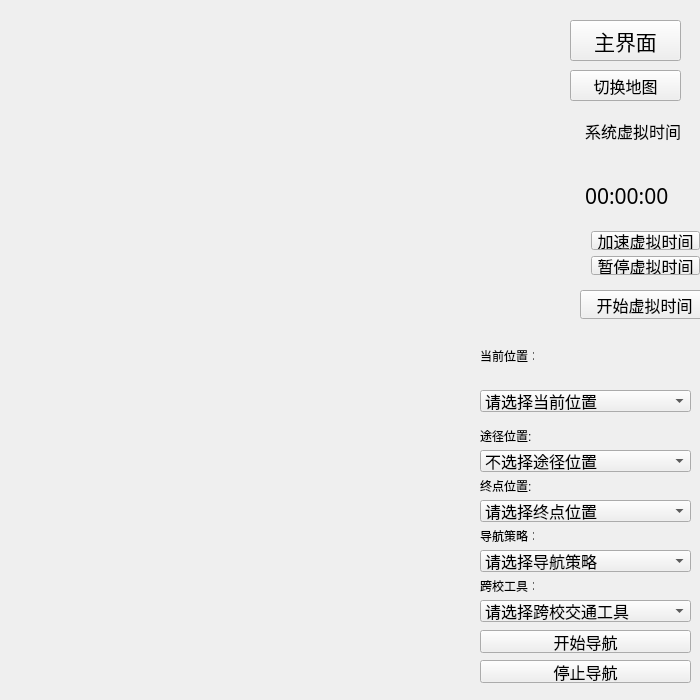
<?xml version="1.0" encoding="UTF-8"?>
<ui version="4.0">
 <class>QtSGSClass</class>
 <widget class="QWidget" name="QtSGSClass">
  <property name="geometry">
   <rect>
    <x>0</x>
    <y>0</y>
    <width>700</width>
    <height>700</height>
   </rect>
  </property>
  <property name="sizePolicy">
   <sizepolicy hsizetype="Preferred" vsizetype="Preferred">
    <horstretch>0</horstretch>
    <verstretch>0</verstretch>
   </sizepolicy>
  </property>
  <property name="minimumSize">
   <size>
    <width>700</width>
    <height>700</height>
   </size>
  </property>
  <property name="maximumSize">
   <size>
    <width>700</width>
    <height>700</height>
   </size>
  </property>
  <property name="windowTitle">
   <string>QtSGS</string>
  </property>
  <widget class="QLabel" name="TipInfo1">
   <property name="geometry">
    <rect>
     <x>480</x>
     <y>350</y>
     <width>54</width>
     <height>12</height>
    </rect>
   </property>
   <property name="font">
    <font>
     <pointsize>9</pointsize>
    </font>
   </property>
   <property name="text">
    <string>当前位置：</string>
   </property>
  </widget>
  <widget class="QComboBox" name="StartBox">
   <property name="geometry">
    <rect>
     <x>480</x>
     <y>390</y>
     <width>211</width>
     <height>22</height>
    </rect>
   </property>
   <property name="sizePolicy">
    <sizepolicy hsizetype="Preferred" vsizetype="Preferred">
     <horstretch>0</horstretch>
     <verstretch>0</verstretch>
    </sizepolicy>
   </property>
   <property name="sizeIncrement">
    <size>
     <width>0</width>
     <height>0</height>
    </size>
   </property>
   <property name="font">
    <font>
     <family>新宋体</family>
     <pointsize>12</pointsize>
    </font>
   </property>
   <item>
    <property name="text">
     <string>请选择当前位置</string>
    </property>
   </item>
   <item>
    <property name="text">
     <string>本部-北门</string>
    </property>
   </item>
   <item>
    <property name="text">
     <string>本部-学十公寓东门</string>
    </property>
   </item>
   <item>
    <property name="text">
     <string>本部-经管楼西门</string>
    </property>
   </item>
   <item>
    <property name="text">
     <string>本部-学十公寓西门</string>
    </property>
   </item>
   <item>
    <property name="text">
     <string>本部-学六公寓东门</string>
    </property>
   </item>
   <item>
    <property name="text">
     <string>本部-北邮科技酒店东门</string>
    </property>
   </item>
   <item>
    <property name="text">
     <string>本部-学十一公寓南门</string>
    </property>
   </item>
   <item>
    <property name="text">
     <string>本部-教九东门</string>
    </property>
   </item>
   <item>
    <property name="text">
     <string>本部-科研大楼北门</string>
    </property>
   </item>
   <item>
    <property name="text">
     <string>本部-青年教师公寓南门</string>
    </property>
   </item>
   <item>
    <property name="text">
     <string>本部-东北门</string>
    </property>
   </item>
   <item>
    <property name="text">
     <string>本部-学生活动中心西门</string>
    </property>
   </item>
   <item>
    <property name="text">
     <string>本部-学九公寓南门</string>
    </property>
   </item>
   <item>
    <property name="text">
     <string>本部-留学生公寓北门</string>
    </property>
   </item>
   <item>
    <property name="text">
     <string>本部-学十公寓南门</string>
    </property>
   </item>
   <item>
    <property name="text">
     <string>本部-青年公寓东门</string>
    </property>
   </item>
   <item>
    <property name="text">
     <string>本部-综合食堂西门</string>
    </property>
   </item>
   <item>
    <property name="text">
     <string>本部-综合食堂东门</string>
    </property>
   </item>
   <item>
    <property name="text">
     <string>本部-留学生公寓东门</string>
    </property>
   </item>
   <item>
    <property name="text">
     <string>本部-学生活动中心南门</string>
    </property>
   </item>
   <item>
    <property name="text">
     <string>本部-澡堂南门</string>
    </property>
   </item>
   <item>
    <property name="text">
     <string>本部-学苑超市北门</string>
    </property>
   </item>
   <item>
    <property name="text">
     <string>本部-联通营业厅南门</string>
    </property>
   </item>
   <item>
    <property name="text">
     <string>本部-图片社北门</string>
    </property>
   </item>
   <item>
    <property name="text">
     <string>本部-水房南门</string>
    </property>
   </item>
   <item>
    <property name="text">
     <string>本部-茗香吧北门</string>
    </property>
   </item>
   <item>
    <property name="text">
     <string>本部-锅炉房南门</string>
    </property>
   </item>
   <item>
    <property name="text">
     <string>本部-科研大楼南门</string>
    </property>
   </item>
   <item>
    <property name="text">
     <string>本部-学五公寓南门</string>
    </property>
   </item>
   <item>
    <property name="text">
     <string>本部-学八公寓南门</string>
    </property>
   </item>
   <item>
    <property name="text">
     <string>本部-MAAN咖啡西门</string>
    </property>
   </item>
   <item>
    <property name="text">
     <string>本部-教工餐厅东门</string>
    </property>
   </item>
   <item>
    <property name="text">
     <string>本部-心理健康中心西门</string>
    </property>
   </item>
   <item>
    <property name="text">
     <string>本部-主干道大电视</string>
    </property>
   </item>
   <item>
    <property name="text">
     <string>本部-学生食堂西门</string>
    </property>
   </item>
   <item>
    <property name="text">
     <string>本部-学苑书屋南门</string>
    </property>
   </item>
   <item>
    <property name="text">
     <string>本部-学十三公寓东门</string>
    </property>
   </item>
   <item>
    <property name="text">
     <string>本部-学三公寓北门</string>
    </property>
   </item>
   <item>
    <property name="text">
     <string>本部-学四公寓北门</string>
    </property>
   </item>
   <item>
    <property name="text">
     <string>本部-学生食堂南门</string>
    </property>
   </item>
   <item>
    <property name="text">
     <string>本部-保卫处南门</string>
    </property>
   </item>
   <item>
    <property name="text">
     <string>本部-图书馆西门</string>
    </property>
   </item>
   <item>
    <property name="text">
     <string>本部-篮球场西门</string>
    </property>
   </item>
   <item>
    <property name="text">
     <string>本部-商店泵房东门</string>
    </property>
   </item>
   <item>
    <property name="text">
     <string>本部-鸿通楼东门</string>
    </property>
   </item>
   <item>
    <property name="text">
     <string>本部-学一公寓南门</string>
    </property>
   </item>
   <item>
    <property name="text">
     <string>本部-学二公寓南门</string>
    </property>
   </item>
   <item>
    <property name="text">
     <string>本部-行政办公楼北门</string>
    </property>
   </item>
   <item>
    <property name="text">
     <string>本部-网球场南门</string>
    </property>
   </item>
   <item>
    <property name="text">
     <string>本部-体育馆北门</string>
    </property>
   </item>
   <item>
    <property name="text">
     <string>本部-学29公寓南门</string>
    </property>
   </item>
   <item>
    <property name="text">
     <string>本部-游泳馆北门</string>
    </property>
   </item>
   <item>
    <property name="text">
     <string>本部-东门</string>
    </property>
   </item>
   <item>
    <property name="text">
     <string>本部-财务后勤楼西门</string>
    </property>
   </item>
   <item>
    <property name="text">
     <string>本部-邮局-ATM东门</string>
    </property>
   </item>
   <item>
    <property name="text">
     <string>本部-教四楼西门</string>
    </property>
   </item>
   <item>
    <property name="text">
     <string>本部-教四楼东门</string>
    </property>
   </item>
   <item>
    <property name="text">
     <string>本部-体育馆西门</string>
    </property>
   </item>
   <item>
    <property name="text">
     <string>本部-教一楼西门</string>
    </property>
   </item>
   <item>
    <property name="text">
     <string>本部-教一楼东门</string>
    </property>
   </item>
   <item>
    <property name="text">
     <string>本部-教四楼南门</string>
    </property>
   </item>
   <item>
    <property name="text">
     <string>本部-教一楼南门</string>
    </property>
   </item>
   <item>
    <property name="text">
     <string>本部-科学会堂北门</string>
    </property>
   </item>
   <item>
    <property name="text">
     <string>本部-移动营业厅东门</string>
    </property>
   </item>
   <item>
    <property name="text">
     <string>本部-主楼西门</string>
    </property>
   </item>
   <item>
    <property name="text">
     <string>本部-西门</string>
    </property>
   </item>
   <item>
    <property name="text">
     <string>本部-科学会堂西门</string>
    </property>
   </item>
   <item>
    <property name="text">
     <string>本部-体育场西门</string>
    </property>
   </item>
   <item>
    <property name="text">
     <string>本部-教三楼北门</string>
    </property>
   </item>
   <item>
    <property name="text">
     <string>本部-教二楼北门</string>
    </property>
   </item>
   <item>
    <property name="text">
     <string>本部-停车坪东门</string>
    </property>
   </item>
   <item>
    <property name="text">
     <string>本部-教三楼西门</string>
    </property>
   </item>
   <item>
    <property name="text">
     <string>本部-教三楼东门</string>
    </property>
   </item>
   <item>
    <property name="text">
     <string>本部-教二楼东门</string>
    </property>
   </item>
   <item>
    <property name="text">
     <string>本部-教二楼西门</string>
    </property>
   </item>
   <item>
    <property name="text">
     <string>本部-校车车库东门</string>
    </property>
   </item>
   <item>
    <property name="text">
     <string>本部-创新中心南门</string>
    </property>
   </item>
   <item>
    <property name="text">
     <string>本部-中门邮局西门</string>
    </property>
   </item>
   <item>
    <property name="text">
     <string>本部-中门</string>
    </property>
   </item>
   <item>
    <property name="text">
     <string>本部-零一时光咖啡北门</string>
    </property>
   </item>
   <item>
    <property name="text">
     <string>本部-校医院南门</string>
    </property>
   </item>
   <item>
    <property name="text">
     <string>本部-南区超市东门</string>
    </property>
   </item>
   <item>
    <property name="text">
     <string>本部-明光楼出版社北门</string>
    </property>
   </item>
   <item>
    <property name="text">
     <string>本部-南门</string>
    </property>
   </item>
   <item>
    <property name="text">
     <string>沙河-学生公寓D2-E区北门</string>
    </property>
   </item>
   <item>
    <property name="text">
     <string>沙河-东配楼东门</string>
    </property>
   </item>
   <item>
    <property name="text">
     <string>沙河-教工食堂南门</string>
    </property>
   </item>
   <item>
    <property name="text">
     <string>沙河-学生食堂北门</string>
    </property>
   </item>
   <item>
    <property name="text">
     <string>沙河-综合办公楼南门</string>
    </property>
   </item>
   <item>
    <property name="text">
     <string>沙河-学生活动中心北门</string>
    </property>
   </item>
   <item>
    <property name="text">
     <string>沙河-超市西门</string>
    </property>
   </item>
   <item>
    <property name="text">
     <string>沙河-运动场东门</string>
    </property>
   </item>
   <item>
    <property name="text">
     <string>沙河-运营商-邮局ATM西门</string>
    </property>
   </item>
   <item>
    <property name="text">
     <string>沙河-西门</string>
    </property>
   </item>
   <item>
    <property name="text">
     <string>沙河-西门快递站南门</string>
    </property>
   </item>
   <item>
    <property name="text">
     <string>沙河-西门基建处南门</string>
    </property>
   </item>
   <item>
    <property name="text">
     <string>沙河-学生公寓ABCD1区南门</string>
    </property>
   </item>
   <item>
    <property name="text">
     <string>沙河-公共教学楼北门</string>
    </property>
   </item>
   <item>
    <property name="text">
     <string>沙河-教学实验综合楼北门</string>
    </property>
   </item>
   <item>
    <property name="text">
     <string>沙河-图书馆南门</string>
    </property>
   </item>
   <item>
    <property name="text">
     <string>沙河-图书馆咖啡厅南门</string>
    </property>
   </item>
   <item>
    <property name="text">
     <string>沙河-北学院楼南门</string>
    </property>
   </item>
   <item>
    <property name="text">
     <string>沙河-S1教室楼北门</string>
    </property>
   </item>
   <item>
    <property name="text">
     <string>沙河-信息楼S1-S5区东门</string>
    </property>
   </item>
   <item>
    <property name="text">
     <string>沙河-报告厅-校车处西门</string>
    </property>
   </item>
   <item>
    <property name="text">
     <string>沙河-S2、S3教室楼西门</string>
    </property>
   </item>
   <item>
    <property name="text">
     <string>沙河-南区食堂北门</string>
    </property>
   </item>
   <item>
    <property name="text">
     <string>沙河-南学院楼北门</string>
    </property>
   </item>
   <item>
    <property name="text">
     <string>沙河-Ⅲ区宿舍楼东门</string>
    </property>
   </item>
   <item>
    <property name="text">
     <string>沙河-南门</string>
    </property>
   </item>
  </widget>
  <widget class="QComboBox" name="EndBox">
   <property name="geometry">
    <rect>
     <x>480</x>
     <y>500</y>
     <width>211</width>
     <height>22</height>
    </rect>
   </property>
   <property name="font">
    <font>
     <family>新宋体</family>
     <pointsize>12</pointsize>
    </font>
   </property>
   <item>
    <property name="text">
     <string>请选择终点位置</string>
    </property>
   </item>
   <item>
    <property name="text">
     <string>本部-北门</string>
    </property>
   </item>
   <item>
    <property name="text">
     <string>本部-学十公寓东门</string>
    </property>
   </item>
   <item>
    <property name="text">
     <string>本部-经管楼西门</string>
    </property>
   </item>
   <item>
    <property name="text">
     <string>本部-学十公寓西门</string>
    </property>
   </item>
   <item>
    <property name="text">
     <string>本部-学六公寓东门</string>
    </property>
   </item>
   <item>
    <property name="text">
     <string>本部-北邮科技酒店东门</string>
    </property>
   </item>
   <item>
    <property name="text">
     <string>本部-学十一公寓南门</string>
    </property>
   </item>
   <item>
    <property name="text">
     <string>本部-教九东门</string>
    </property>
   </item>
   <item>
    <property name="text">
     <string>本部-科研大楼北门</string>
    </property>
   </item>
   <item>
    <property name="text">
     <string>本部-青年教师公寓南门</string>
    </property>
   </item>
   <item>
    <property name="text">
     <string>本部-东北门</string>
    </property>
   </item>
   <item>
    <property name="text">
     <string>本部-学生活动中心西门</string>
    </property>
   </item>
   <item>
    <property name="text">
     <string>本部-学九公寓南门</string>
    </property>
   </item>
   <item>
    <property name="text">
     <string>本部-留学生公寓北门</string>
    </property>
   </item>
   <item>
    <property name="text">
     <string>本部-学十公寓南门</string>
    </property>
   </item>
   <item>
    <property name="text">
     <string>本部-青年公寓东门</string>
    </property>
   </item>
   <item>
    <property name="text">
     <string>本部-综合食堂西门</string>
    </property>
   </item>
   <item>
    <property name="text">
     <string>本部-综合食堂东门</string>
    </property>
   </item>
   <item>
    <property name="text">
     <string>本部-留学生公寓东门</string>
    </property>
   </item>
   <item>
    <property name="text">
     <string>本部-学生活动中心南门</string>
    </property>
   </item>
   <item>
    <property name="text">
     <string>本部-澡堂南门</string>
    </property>
   </item>
   <item>
    <property name="text">
     <string>本部-学苑超市北门</string>
    </property>
   </item>
   <item>
    <property name="text">
     <string>本部-联通营业厅南门</string>
    </property>
   </item>
   <item>
    <property name="text">
     <string>本部-图片社北门</string>
    </property>
   </item>
   <item>
    <property name="text">
     <string>本部-水房南门</string>
    </property>
   </item>
   <item>
    <property name="text">
     <string>本部-茗香吧北门</string>
    </property>
   </item>
   <item>
    <property name="text">
     <string>本部-锅炉房南门</string>
    </property>
   </item>
   <item>
    <property name="text">
     <string>本部-科研大楼南门</string>
    </property>
   </item>
   <item>
    <property name="text">
     <string>本部-学五公寓南门</string>
    </property>
   </item>
   <item>
    <property name="text">
     <string>本部-学八公寓南门</string>
    </property>
   </item>
   <item>
    <property name="text">
     <string>本部-MAAN咖啡西门</string>
    </property>
   </item>
   <item>
    <property name="text">
     <string>本部-教工餐厅东门</string>
    </property>
   </item>
   <item>
    <property name="text">
     <string>本部-心理健康中心西门</string>
    </property>
   </item>
   <item>
    <property name="text">
     <string>本部-主干道大电视</string>
    </property>
   </item>
   <item>
    <property name="text">
     <string>本部-学生食堂西门</string>
    </property>
   </item>
   <item>
    <property name="text">
     <string>本部-学苑书屋南门</string>
    </property>
   </item>
   <item>
    <property name="text">
     <string>本部-学十三公寓东门</string>
    </property>
   </item>
   <item>
    <property name="text">
     <string>本部-学三公寓北门</string>
    </property>
   </item>
   <item>
    <property name="text">
     <string>本部-学四公寓北门</string>
    </property>
   </item>
   <item>
    <property name="text">
     <string>本部-学生食堂南门</string>
    </property>
   </item>
   <item>
    <property name="text">
     <string>本部-保卫处南门</string>
    </property>
   </item>
   <item>
    <property name="text">
     <string>本部-图书馆西门</string>
    </property>
   </item>
   <item>
    <property name="text">
     <string>本部-篮球场西门</string>
    </property>
   </item>
   <item>
    <property name="text">
     <string>本部-商店泵房东门</string>
    </property>
   </item>
   <item>
    <property name="text">
     <string>本部-鸿通楼东门</string>
    </property>
   </item>
   <item>
    <property name="text">
     <string>本部-学一公寓南门</string>
    </property>
   </item>
   <item>
    <property name="text">
     <string>本部-学二公寓南门</string>
    </property>
   </item>
   <item>
    <property name="text">
     <string>本部-行政办公楼北门</string>
    </property>
   </item>
   <item>
    <property name="text">
     <string>本部-网球场南门</string>
    </property>
   </item>
   <item>
    <property name="text">
     <string>本部-体育馆北门</string>
    </property>
   </item>
   <item>
    <property name="text">
     <string>本部-学29公寓南门</string>
    </property>
   </item>
   <item>
    <property name="text">
     <string>本部-游泳馆北门</string>
    </property>
   </item>
   <item>
    <property name="text">
     <string>本部-东门</string>
    </property>
   </item>
   <item>
    <property name="text">
     <string>本部-财务后勤楼西门</string>
    </property>
   </item>
   <item>
    <property name="text">
     <string>本部-邮局-ATM东门</string>
    </property>
   </item>
   <item>
    <property name="text">
     <string>本部-教四楼西门</string>
    </property>
   </item>
   <item>
    <property name="text">
     <string>本部-教四楼东门</string>
    </property>
   </item>
   <item>
    <property name="text">
     <string>本部-体育馆西门</string>
    </property>
   </item>
   <item>
    <property name="text">
     <string>本部-教一楼西门</string>
    </property>
   </item>
   <item>
    <property name="text">
     <string>本部-教一楼东门</string>
    </property>
   </item>
   <item>
    <property name="text">
     <string>本部-教四楼南门</string>
    </property>
   </item>
   <item>
    <property name="text">
     <string>本部-教一楼南门</string>
    </property>
   </item>
   <item>
    <property name="text">
     <string>本部-科学会堂北门</string>
    </property>
   </item>
   <item>
    <property name="text">
     <string>本部-移动营业厅东门</string>
    </property>
   </item>
   <item>
    <property name="text">
     <string>本部-主楼西门</string>
    </property>
   </item>
   <item>
    <property name="text">
     <string>本部-西门</string>
    </property>
   </item>
   <item>
    <property name="text">
     <string>本部-科学会堂西门</string>
    </property>
   </item>
   <item>
    <property name="text">
     <string>本部-体育场西门</string>
    </property>
   </item>
   <item>
    <property name="text">
     <string>本部-教三楼北门</string>
    </property>
   </item>
   <item>
    <property name="text">
     <string>本部-教二楼北门</string>
    </property>
   </item>
   <item>
    <property name="text">
     <string>本部-停车坪东门</string>
    </property>
   </item>
   <item>
    <property name="text">
     <string>本部-教三楼西门</string>
    </property>
   </item>
   <item>
    <property name="text">
     <string>本部-教三楼东门</string>
    </property>
   </item>
   <item>
    <property name="text">
     <string>本部-教二楼东门</string>
    </property>
   </item>
   <item>
    <property name="text">
     <string>本部-教二楼西门</string>
    </property>
   </item>
   <item>
    <property name="text">
     <string>本部-校车车库东门</string>
    </property>
   </item>
   <item>
    <property name="text">
     <string>本部-创新中心南门</string>
    </property>
   </item>
   <item>
    <property name="text">
     <string>本部-中门邮局西门</string>
    </property>
   </item>
   <item>
    <property name="text">
     <string>本部-中门</string>
    </property>
   </item>
   <item>
    <property name="text">
     <string>本部-零一时光咖啡北门</string>
    </property>
   </item>
   <item>
    <property name="text">
     <string>本部-校医院南门</string>
    </property>
   </item>
   <item>
    <property name="text">
     <string>本部-南区超市东门</string>
    </property>
   </item>
   <item>
    <property name="text">
     <string>本部-明光楼出版社北门</string>
    </property>
   </item>
   <item>
    <property name="text">
     <string>本部-南门</string>
    </property>
   </item>
   <item>
    <property name="text">
     <string>沙河-学生公寓D2-E区北门</string>
    </property>
   </item>
   <item>
    <property name="text">
     <string>沙河-东配楼东门</string>
    </property>
   </item>
   <item>
    <property name="text">
     <string>沙河-教工食堂南门</string>
    </property>
   </item>
   <item>
    <property name="text">
     <string>沙河-学生食堂北门</string>
    </property>
   </item>
   <item>
    <property name="text">
     <string>沙河-综合办公楼南门</string>
    </property>
   </item>
   <item>
    <property name="text">
     <string>沙河-学生活动中心北门</string>
    </property>
   </item>
   <item>
    <property name="text">
     <string>沙河-超市西门</string>
    </property>
   </item>
   <item>
    <property name="text">
     <string>沙河-运动场东门</string>
    </property>
   </item>
   <item>
    <property name="text">
     <string>沙河-运营商-邮局ATM西门</string>
    </property>
   </item>
   <item>
    <property name="text">
     <string>沙河-西门</string>
    </property>
   </item>
   <item>
    <property name="text">
     <string>沙河-西门快递站南门</string>
    </property>
   </item>
   <item>
    <property name="text">
     <string>沙河-西门基建处南门</string>
    </property>
   </item>
   <item>
    <property name="text">
     <string>沙河-学生公寓ABCD1区南门</string>
    </property>
   </item>
   <item>
    <property name="text">
     <string>沙河-公共教学楼北门</string>
    </property>
   </item>
   <item>
    <property name="text">
     <string>沙河-教学实验综合楼北门</string>
    </property>
   </item>
   <item>
    <property name="text">
     <string>沙河-图书馆南门</string>
    </property>
   </item>
   <item>
    <property name="text">
     <string>沙河-图书馆咖啡厅南门</string>
    </property>
   </item>
   <item>
    <property name="text">
     <string>沙河-北学院楼南门</string>
    </property>
   </item>
   <item>
    <property name="text">
     <string>沙河-S1教室楼北门</string>
    </property>
   </item>
   <item>
    <property name="text">
     <string>沙河-信息楼S1-S5区东门</string>
    </property>
   </item>
   <item>
    <property name="text">
     <string>沙河-报告厅-校车处西门</string>
    </property>
   </item>
   <item>
    <property name="text">
     <string>沙河-S2、S3教室楼西门</string>
    </property>
   </item>
   <item>
    <property name="text">
     <string>沙河-南区食堂北门</string>
    </property>
   </item>
   <item>
    <property name="text">
     <string>沙河-南学院楼北门</string>
    </property>
   </item>
   <item>
    <property name="text">
     <string>沙河-Ⅲ区宿舍楼东门</string>
    </property>
   </item>
   <item>
    <property name="text">
     <string>沙河-南门</string>
    </property>
   </item>
  </widget>
  <widget class="QLabel" name="TipInfo3">
   <property name="geometry">
    <rect>
     <x>480</x>
     <y>480</y>
     <width>54</width>
     <height>12</height>
    </rect>
   </property>
   <property name="text">
    <string>终点位置:</string>
   </property>
  </widget>
  <widget class="QComboBox" name="PassBox">
   <property name="geometry">
    <rect>
     <x>480</x>
     <y>450</y>
     <width>211</width>
     <height>22</height>
    </rect>
   </property>
   <property name="font">
    <font>
     <family>新宋体</family>
     <pointsize>12</pointsize>
    </font>
   </property>
   <item>
    <property name="text">
     <string>不选择途径位置</string>
    </property>
   </item>
   <item>
    <property name="text">
     <string>本部-北门</string>
    </property>
   </item>
   <item>
    <property name="text">
     <string>本部-学十公寓东门</string>
    </property>
   </item>
   <item>
    <property name="text">
     <string>本部-经管楼西门</string>
    </property>
   </item>
   <item>
    <property name="text">
     <string>本部-学十公寓西门</string>
    </property>
   </item>
   <item>
    <property name="text">
     <string>本部-学六公寓东门</string>
    </property>
   </item>
   <item>
    <property name="text">
     <string>本部-北邮科技酒店东门</string>
    </property>
   </item>
   <item>
    <property name="text">
     <string>本部-学十一公寓南门</string>
    </property>
   </item>
   <item>
    <property name="text">
     <string>本部-教九东门</string>
    </property>
   </item>
   <item>
    <property name="text">
     <string>本部-科研大楼北门</string>
    </property>
   </item>
   <item>
    <property name="text">
     <string>本部-青年教师公寓南门</string>
    </property>
   </item>
   <item>
    <property name="text">
     <string>本部-东北门</string>
    </property>
   </item>
   <item>
    <property name="text">
     <string>本部-学生活动中心西门</string>
    </property>
   </item>
   <item>
    <property name="text">
     <string>本部-学九公寓南门</string>
    </property>
   </item>
   <item>
    <property name="text">
     <string>本部-留学生公寓北门</string>
    </property>
   </item>
   <item>
    <property name="text">
     <string>本部-学十公寓南门</string>
    </property>
   </item>
   <item>
    <property name="text">
     <string>本部-青年公寓东门</string>
    </property>
   </item>
   <item>
    <property name="text">
     <string>本部-综合食堂西门</string>
    </property>
   </item>
   <item>
    <property name="text">
     <string>本部-综合食堂东门</string>
    </property>
   </item>
   <item>
    <property name="text">
     <string>本部-留学生公寓东门</string>
    </property>
   </item>
   <item>
    <property name="text">
     <string>本部-学生活动中心南门</string>
    </property>
   </item>
   <item>
    <property name="text">
     <string>本部-澡堂南门</string>
    </property>
   </item>
   <item>
    <property name="text">
     <string>本部-学苑超市北门</string>
    </property>
   </item>
   <item>
    <property name="text">
     <string>本部-联通营业厅南门</string>
    </property>
   </item>
   <item>
    <property name="text">
     <string>本部-图片社北门</string>
    </property>
   </item>
   <item>
    <property name="text">
     <string>本部-水房南门</string>
    </property>
   </item>
   <item>
    <property name="text">
     <string>本部-茗香吧北门</string>
    </property>
   </item>
   <item>
    <property name="text">
     <string>本部-锅炉房南门</string>
    </property>
   </item>
   <item>
    <property name="text">
     <string>本部-科研大楼南门</string>
    </property>
   </item>
   <item>
    <property name="text">
     <string>本部-学五公寓南门</string>
    </property>
   </item>
   <item>
    <property name="text">
     <string>本部-学八公寓南门</string>
    </property>
   </item>
   <item>
    <property name="text">
     <string>本部-MAAN咖啡西门</string>
    </property>
   </item>
   <item>
    <property name="text">
     <string>本部-教工餐厅东门</string>
    </property>
   </item>
   <item>
    <property name="text">
     <string>本部-心理健康中心西门</string>
    </property>
   </item>
   <item>
    <property name="text">
     <string>本部-主干道大电视</string>
    </property>
   </item>
   <item>
    <property name="text">
     <string>本部-学生食堂西门</string>
    </property>
   </item>
   <item>
    <property name="text">
     <string>本部-学苑书屋南门</string>
    </property>
   </item>
   <item>
    <property name="text">
     <string>本部-学十三公寓东门</string>
    </property>
   </item>
   <item>
    <property name="text">
     <string>本部-学三公寓北门</string>
    </property>
   </item>
   <item>
    <property name="text">
     <string>本部-学四公寓北门</string>
    </property>
   </item>
   <item>
    <property name="text">
     <string>本部-学生食堂南门</string>
    </property>
   </item>
   <item>
    <property name="text">
     <string>本部-保卫处南门</string>
    </property>
   </item>
   <item>
    <property name="text">
     <string>本部-图书馆西门</string>
    </property>
   </item>
   <item>
    <property name="text">
     <string>本部-篮球场西门</string>
    </property>
   </item>
   <item>
    <property name="text">
     <string>本部-商店泵房东门</string>
    </property>
   </item>
   <item>
    <property name="text">
     <string>本部-鸿通楼东门</string>
    </property>
   </item>
   <item>
    <property name="text">
     <string>本部-学一公寓南门</string>
    </property>
   </item>
   <item>
    <property name="text">
     <string>本部-学二公寓南门</string>
    </property>
   </item>
   <item>
    <property name="text">
     <string>本部-行政办公楼北门</string>
    </property>
   </item>
   <item>
    <property name="text">
     <string>本部-网球场南门</string>
    </property>
   </item>
   <item>
    <property name="text">
     <string>本部-体育馆北门</string>
    </property>
   </item>
   <item>
    <property name="text">
     <string>本部-学29公寓南门</string>
    </property>
   </item>
   <item>
    <property name="text">
     <string>本部-游泳馆北门</string>
    </property>
   </item>
   <item>
    <property name="text">
     <string>本部-东门</string>
    </property>
   </item>
   <item>
    <property name="text">
     <string>本部-财务后勤楼西门</string>
    </property>
   </item>
   <item>
    <property name="text">
     <string>本部-邮局-ATM东门</string>
    </property>
   </item>
   <item>
    <property name="text">
     <string>本部-教四楼西门</string>
    </property>
   </item>
   <item>
    <property name="text">
     <string>本部-教四楼东门</string>
    </property>
   </item>
   <item>
    <property name="text">
     <string>本部-体育馆西门</string>
    </property>
   </item>
   <item>
    <property name="text">
     <string>本部-教一楼西门</string>
    </property>
   </item>
   <item>
    <property name="text">
     <string>本部-教一楼东门</string>
    </property>
   </item>
   <item>
    <property name="text">
     <string>本部-教四楼南门</string>
    </property>
   </item>
   <item>
    <property name="text">
     <string>本部-教一楼南门</string>
    </property>
   </item>
   <item>
    <property name="text">
     <string>本部-科学会堂北门</string>
    </property>
   </item>
   <item>
    <property name="text">
     <string>本部-移动营业厅东门</string>
    </property>
   </item>
   <item>
    <property name="text">
     <string>本部-主楼西门</string>
    </property>
   </item>
   <item>
    <property name="text">
     <string>本部-西门</string>
    </property>
   </item>
   <item>
    <property name="text">
     <string>本部-科学会堂西门</string>
    </property>
   </item>
   <item>
    <property name="text">
     <string>本部-体育场西门</string>
    </property>
   </item>
   <item>
    <property name="text">
     <string>本部-教三楼北门</string>
    </property>
   </item>
   <item>
    <property name="text">
     <string>本部-教二楼北门</string>
    </property>
   </item>
   <item>
    <property name="text">
     <string>本部-停车坪东门</string>
    </property>
   </item>
   <item>
    <property name="text">
     <string>本部-教三楼西门</string>
    </property>
   </item>
   <item>
    <property name="text">
     <string>本部-教三楼东门</string>
    </property>
   </item>
   <item>
    <property name="text">
     <string>本部-教二楼东门</string>
    </property>
   </item>
   <item>
    <property name="text">
     <string>本部-教二楼西门</string>
    </property>
   </item>
   <item>
    <property name="text">
     <string>本部-校车车库东门</string>
    </property>
   </item>
   <item>
    <property name="text">
     <string>本部-创新中心南门</string>
    </property>
   </item>
   <item>
    <property name="text">
     <string>本部-中门邮局西门</string>
    </property>
   </item>
   <item>
    <property name="text">
     <string>本部-中门</string>
    </property>
   </item>
   <item>
    <property name="text">
     <string>本部-零一时光咖啡北门</string>
    </property>
   </item>
   <item>
    <property name="text">
     <string>本部-校医院南门</string>
    </property>
   </item>
   <item>
    <property name="text">
     <string>本部-南区超市东门</string>
    </property>
   </item>
   <item>
    <property name="text">
     <string>本部-明光楼出版社北门</string>
    </property>
   </item>
   <item>
    <property name="text">
     <string>本部-南门</string>
    </property>
   </item>
   <item>
    <property name="text">
     <string>沙河-学生公寓D2-E区北门</string>
    </property>
   </item>
   <item>
    <property name="text">
     <string>沙河-东配楼东门</string>
    </property>
   </item>
   <item>
    <property name="text">
     <string>沙河-教工食堂南门</string>
    </property>
   </item>
   <item>
    <property name="text">
     <string>沙河-学生食堂北门</string>
    </property>
   </item>
   <item>
    <property name="text">
     <string>沙河-综合办公楼南门</string>
    </property>
   </item>
   <item>
    <property name="text">
     <string>沙河-学生活动中心北门</string>
    </property>
   </item>
   <item>
    <property name="text">
     <string>沙河-超市西门</string>
    </property>
   </item>
   <item>
    <property name="text">
     <string>沙河-运动场东门</string>
    </property>
   </item>
   <item>
    <property name="text">
     <string>沙河-运营商-邮局ATM西门</string>
    </property>
   </item>
   <item>
    <property name="text">
     <string>沙河-西门</string>
    </property>
   </item>
   <item>
    <property name="text">
     <string>沙河-西门快递站南门</string>
    </property>
   </item>
   <item>
    <property name="text">
     <string>沙河-西门基建处南门</string>
    </property>
   </item>
   <item>
    <property name="text">
     <string>沙河-学生公寓ABCD1区南门</string>
    </property>
   </item>
   <item>
    <property name="text">
     <string>沙河-公共教学楼北门</string>
    </property>
   </item>
   <item>
    <property name="text">
     <string>沙河-教学实验综合楼北门</string>
    </property>
   </item>
   <item>
    <property name="text">
     <string>沙河-图书馆南门</string>
    </property>
   </item>
   <item>
    <property name="text">
     <string>沙河-图书馆咖啡厅南门</string>
    </property>
   </item>
   <item>
    <property name="text">
     <string>沙河-北学院楼南门</string>
    </property>
   </item>
   <item>
    <property name="text">
     <string>沙河-S1教室楼北门</string>
    </property>
   </item>
   <item>
    <property name="text">
     <string>沙河-信息楼S1-S5区东门</string>
    </property>
   </item>
   <item>
    <property name="text">
     <string>沙河-报告厅-校车处西门</string>
    </property>
   </item>
   <item>
    <property name="text">
     <string>沙河-S2、S3教室楼西门</string>
    </property>
   </item>
   <item>
    <property name="text">
     <string>沙河-南区食堂北门</string>
    </property>
   </item>
   <item>
    <property name="text">
     <string>沙河-南学院楼北门</string>
    </property>
   </item>
   <item>
    <property name="text">
     <string>沙河-Ⅲ区宿舍楼东门</string>
    </property>
   </item>
   <item>
    <property name="text">
     <string>沙河-南门</string>
    </property>
   </item>
  </widget>
  <widget class="QLabel" name="TipInfo2">
   <property name="geometry">
    <rect>
     <x>480</x>
     <y>430</y>
     <width>54</width>
     <height>12</height>
    </rect>
   </property>
   <property name="text">
    <string>途径位置:</string>
   </property>
  </widget>
  <widget class="QLabel" name="TipInfo4">
   <property name="geometry">
    <rect>
     <x>480</x>
     <y>530</y>
     <width>54</width>
     <height>12</height>
    </rect>
   </property>
   <property name="text">
    <string>导航策略：</string>
   </property>
  </widget>
  <widget class="QComboBox" name="NavigationBox">
   <property name="geometry">
    <rect>
     <x>480</x>
     <y>550</y>
     <width>211</width>
     <height>22</height>
    </rect>
   </property>
   <property name="font">
    <font>
     <family>新宋体</family>
     <pointsize>12</pointsize>
    </font>
   </property>
   <item>
    <property name="text">
     <string>请选择导航策略</string>
    </property>
   </item>
   <item>
    <property name="text">
     <string>步行最短距离</string>
    </property>
   </item>
   <item>
    <property name="text">
     <string>步行最短时间</string>
    </property>
   </item>
   <item>
    <property name="text">
     <string>途径最短距离</string>
    </property>
   </item>
   <item>
    <property name="text">
     <string>骑行最短时间</string>
    </property>
   </item>
  </widget>
  <widget class="QPushButton" name="StartSearch">
   <property name="geometry">
    <rect>
     <x>480</x>
     <y>630</y>
     <width>211</width>
     <height>23</height>
    </rect>
   </property>
   <property name="font">
    <font>
     <family>新宋体</family>
     <pointsize>12</pointsize>
    </font>
   </property>
   <property name="text">
    <string>开始导航</string>
   </property>
  </widget>
  <widget class="QPushButton" name="SwitchMap">
   <property name="geometry">
    <rect>
     <x>570</x>
     <y>70</y>
     <width>111</width>
     <height>31</height>
    </rect>
   </property>
   <property name="font">
    <font>
     <family>新宋体</family>
     <pointsize>12</pointsize>
    </font>
   </property>
   <property name="text">
    <string>切换地图</string>
   </property>
  </widget>
  <widget class="QLabel" name="VirtualTime">
   <property name="geometry">
    <rect>
     <x>585</x>
     <y>180</y>
     <width>91</width>
     <height>31</height>
    </rect>
   </property>
   <property name="font">
    <font>
     <family>新宋体</family>
     <pointsize>16</pointsize>
    </font>
   </property>
   <property name="text">
    <string>00:00:00</string>
   </property>
  </widget>
  <widget class="QLabel" name="TipInfo5">
   <property name="geometry">
    <rect>
     <x>585</x>
     <y>120</y>
     <width>101</width>
     <height>21</height>
    </rect>
   </property>
   <property name="font">
    <font>
     <family>新宋体</family>
     <pointsize>12</pointsize>
    </font>
   </property>
   <property name="text">
    <string>系统虚拟时间</string>
   </property>
  </widget>
  <widget class="QLabel" name="TipInfo4_2">
   <property name="geometry">
    <rect>
     <x>480</x>
     <y>580</y>
     <width>54</width>
     <height>12</height>
    </rect>
   </property>
   <property name="text">
    <string>跨校工具：</string>
   </property>
  </widget>
  <widget class="QComboBox" name="VehicleBox">
   <property name="geometry">
    <rect>
     <x>480</x>
     <y>600</y>
     <width>211</width>
     <height>22</height>
    </rect>
   </property>
   <property name="font">
    <font>
     <family>新宋体</family>
     <pointsize>12</pointsize>
    </font>
   </property>
   <item>
    <property name="text">
     <string>请选择跨校交通工具</string>
    </property>
   </item>
   <item>
    <property name="text">
     <string>校车</string>
    </property>
   </item>
   <item>
    <property name="text">
     <string>公车</string>
    </property>
   </item>
  </widget>
  <widget class="QPushButton" name="StopSearch">
   <property name="geometry">
    <rect>
     <x>480</x>
     <y>660</y>
     <width>211</width>
     <height>23</height>
    </rect>
   </property>
   <property name="font">
    <font>
     <family>新宋体</family>
     <pointsize>12</pointsize>
    </font>
   </property>
   <property name="text">
    <string>停止导航</string>
   </property>
  </widget>
  <widget class="QLabel" name="Weekday">
   <property name="geometry">
    <rect>
     <x>585</x>
     <y>150</y>
     <width>101</width>
     <height>21</height>
    </rect>
   </property>
   <property name="font">
    <font>
     <family>新宋体</family>
     <pointsize>12</pointsize>
    </font>
   </property>
   <property name="text">
    <string/>
   </property>
  </widget>
  <widget class="QPushButton" name="pushButton">
   <property name="geometry">
    <rect>
     <x>570</x>
     <y>20</y>
     <width>111</width>
     <height>41</height>
    </rect>
   </property>
   <property name="font">
    <font>
     <family>Agency FB</family>
     <pointsize>16</pointsize>
    </font>
   </property>
   <property name="text">
    <string>主界面</string>
   </property>
  </widget>
  <widget class="QWidget" name="layoutWidget">
   <property name="geometry">
    <rect>
     <x>580</x>
     <y>220</y>
     <width>131</width>
     <height>66</height>
    </rect>
   </property>
   <layout class="QGridLayout" name="gridLayout">
    <item row="0" column="0">
     <widget class="QPushButton" name="changeTimeF">
      <property name="font">
       <font>
        <family>新宋体</family>
        <pointsize>12</pointsize>
       </font>
      </property>
      <property name="text">
       <string>加速虚拟时间</string>
      </property>
     </widget>
    </item>
    <item row="1" column="0">
     <widget class="QPushButton" name="changeTimeF_2">
      <property name="font">
       <font>
        <family>新宋体</family>
        <pointsize>12</pointsize>
       </font>
      </property>
      <property name="text">
       <string>暂停虚拟时间</string>
      </property>
     </widget>
    </item>
   </layout>
  </widget>
  <widget class="QPushButton" name="changeTimeF_3">
   <property name="geometry">
    <rect>
     <x>580</x>
     <y>290</y>
     <width>129</width>
     <height>29</height>
    </rect>
   </property>
   <property name="font">
    <font>
     <family>新宋体</family>
     <pointsize>12</pointsize>
    </font>
   </property>
   <property name="text">
    <string>开始虚拟时间</string>
   </property>
  </widget>
 </widget>
 <layoutdefault spacing="6" margin="11"/>
 <resources/>
 <connections/>
 <slots>
  <slot>clickSwitchButton()</slot>
 </slots>
</ui>
